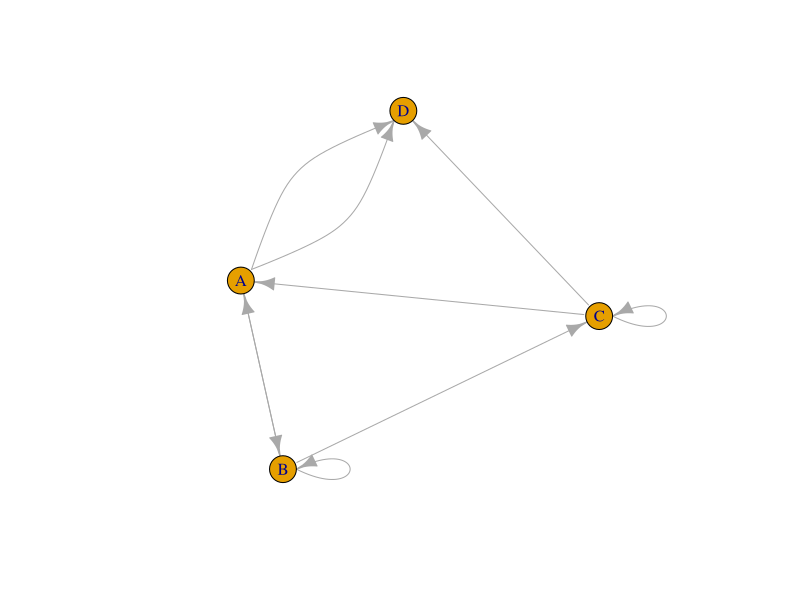

R code for this plot:
#Page Rank

#install.packages('igraph')
library(igraph)

mygraph = graph(c('A','B',
                  'A','D',
                  'B','A',
                  'B','B',
                  'B','C',
                  'C','C',
                  'A','D',
                  'C','D',
                  'C','A'), directed=T)
plot(mygraph, cex=1.5)
